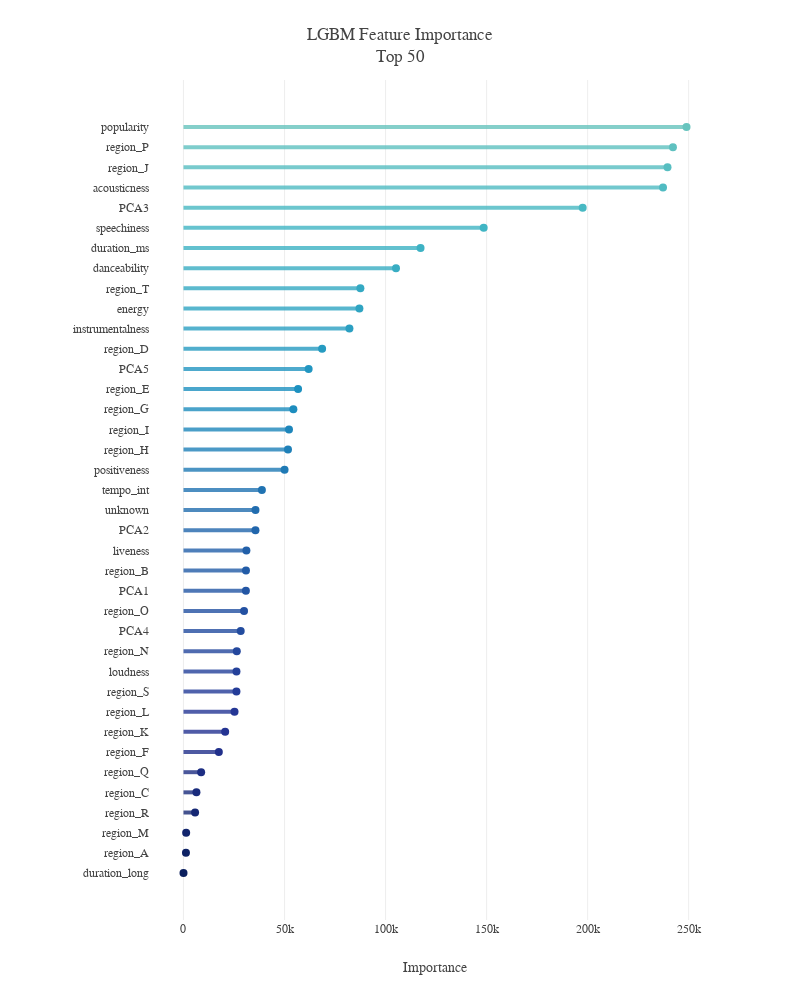

Notebook code for this chart:
### Code cell
top = 50

feature_importance_df['avg'] = feature_importance_df.mean(axis=1)
feature_importance_top = feature_importance_df.avg.nlargest(top).sort_values(ascending=True)

pal=sns.color_palette("YlGnBu", 65).as_hex()
fig=go.Figure()
for i in range(len(feature_importance_top.index)):
    fig.add_shape(dict(type="line", y0=i, y1=i, x0=0, x1=feature_importance_top[i],
                       line_color=pal[::-1][i],opacity=0.8,line_width=4))

fig.add_trace(go.Scatter(x=feature_importance_top, y=feature_importance_top.index, mode='markers',
                         marker_color=pal[::-1], marker_size=8,
                         hovertemplate='%{y} Importance = %{x:.0f}<extra></extra>'))

fig.update_layout(template=plotly_template,title=f'LGBM Feature Importance<br>Top {top}',
                  margin=dict(l=150,t=80),
                  xaxis=dict(title='Importance', zeroline=False),
                  yaxis_showgrid=False, height=1000, width=800)
fig.show()

### Figure 1 — Plotly figure (JSON) as saved in the notebook; plotly's stock layout.template omitted (floating-point values rounded to 4 significant figures)
{"data": [{"hovertemplate": "%{y} Importance = %{x:.0f}<extra></extra>", "marker": {"color": ["#0b1f5e", "#0e2265", "#12256d", "#162874", "#192b7c", "#1d2e83", "#21308b", "#243392", "#253795", "#243c98", "#24419a", "#24479d", "#234c9f", "#2351a2", "#2356a4", "#225ca7", "#2260a9", "#2166ac", "#216daf", "#2073b2", "#1f7ab5", "#1f80b8", "#1e86bb", "#1d8dbe", "#1d91c0", "#2296c1", "#269bc1", "#2b9fc2", "#2fa4c2", "#34a9c3", "#39adc3", "#3db2c4", "#40b5c4", "#48b9c3", "#50bbc2", "#57bec1", "#5fc1c0", "#67c4be", "#6fc7bd", "#76cabc", "#7ecdbb", "#85cfba", "#8ed3ba", "#97d6b9", "#a0dab8", "#a9ddb7", "#b2e1b6", "#bbe4b5", "#c4e8b4", "#c9eab4", "#ceecb3", "#d3eeb3", "#d7efb3", "#dcf1b2", "#e1f3b2", "#e6f5b2", "#eaf7b1", "#edf8b2", "#f0f9b7", "#f2fabc", "#f4fbc1", "#f7fcc6", "#f9fdcb", "#fbfdd0", "#fdfed5"], "size": 8}, "mode": "markers", "type": "scatter", "x": [6.616, 1219.0, 1320.0, 5741.0, 6405.0, 8734.0, 17490.0, 20630.0, 25260.0, 26200.0, 26220.0, 26380.0, 28320.0, 29970.0, 30880.0, 30930.0, 31130.0, 35620.0, 35630.0, 38800.0, 50020.0, 51710.0, 52210.0, 54380.0, 56710.0, 61920.0, 68600.0, 82120.0, 87060.0, 87550.0, 105200.0, 117300.0, 148600.0, 197600.0, 237300.0, 239500.0, 242200.0, 248900.0], "y": ["duration_long", "region_A", "region_M", "region_R", "region_C", "region_Q", "region_F", "region_K", "region_L", "region_S", "loudness", "region_N", "PCA4", "region_O", "PCA1", "region_B", "liveness", "PCA2", "unknown", "tempo_int", "positiveness", "region_H", "region_I", "region_G", "region_E", "PCA5", "region_D", "instrumentalness", "energy", "region_T", "danceability", "duration_ms", "speechiness", "PCA3", "acousticness", "region_J", "region_P", "popularity"]}], "layout": {"height": 1000, "margin": {"l": 150, "t": 80}, "shapes": [{"line": {"color": "#0b1f5e", "width": 4}, "opacity": 0.8, "type": "line", "x0": 0, "x1": 6.616, "y0": 0, "y1": 0}, {"line": {"color": "#0e2265", "width": 4}, "opacity": 0.8, "type": "line", "x0": 0, "x1": 1219.0, "y0": 1, "y1": 1}, {"line": {"color": "#12256d", "width": 4}, "opacity": 0.8, "type": "line", "x0": 0, "x1": 1320.0, "y0": 2, "y1": 2}, {"line": {"color": "#162874", "width": 4}, "opacity": 0.8, "type": "line", "x0": 0, "x1": 5741.0, "y0": 3, "y1": 3}, {"line": {"color": "#192b7c", "width": 4}, "opacity": 0.8, "type": "line", "x0": 0, "x1": 6405.0, "y0": 4, "y1": 4}, {"line": {"color": "#1d2e83", "width": 4}, "opacity": 0.8, "type": "line", "x0": 0, "x1": 8734.0, "y0": 5, "y1": 5}, {"line": {"color": "#21308b", "width": 4}, "opacity": 0.8, "type": "line", "x0": 0, "x1": 17490.0, "y0": 6, "y1": 6}, {"line": {"color": "#243392", "width": 4}, "opacity": 0.8, "type": "line", "x0": 0, "x1": 20630.0, "y0": 7, "y1": 7}, {"line": {"color": "#253795", "width": 4}, "opacity": 0.8, "type": "line", "x0": 0, "x1": 25260.0, "y0": 8, "y1": 8}, {"line": {"color": "#243c98", "width": 4}, "opacity": 0.8, "type": "line", "x0": 0, "x1": 26200.0, "y0": 9, "y1": 9}, {"line": {"color": "#24419a", "width": 4}, "opacity": 0.8, "type": "line", "x0": 0, "x1": 26220.0, "y0": 10, "y1": 10}, {"line": {"color": "#24479d", "width": 4}, "opacity": 0.8, "type": "line", "x0": 0, "x1": 26380.0, "y0": 11, "y1": 11}, {"line": {"color": "#234c9f", "width": 4}, "opacity": 0.8, "type": "line", "x0": 0, "x1": 28320.0, "y0": 12, "y1": 12}, {"line": {"color": "#2351a2", "width": 4}, "opacity": 0.8, "type": "line", "x0": 0, "x1": 29970.0, "y0": 13, "y1": 13}, {"line": {"color": "#2356a4", "width": 4}, "opacity": 0.8, "type": "line", "x0": 0, "x1": 30880.0, "y0": 14, "y1": 14}, {"line": {"color": "#225ca7", "width": 4}, "opacity": 0.8, "type": "line", "x0": 0, "x1": 30930.0, "y0": 15, "y1": 15}, {"line": {"color": "#2260a9", "width": 4}, "opacity": 0.8, "type": "line", "x0": 0, "x1": 31130.0, "y0": 16, "y1": 16}, {"line": {"color": "#2166ac", "width": 4}, "opacity": 0.8, "type": "line", "x0": 0, "x1": 35620.0, "y0": 17, "y1": 17}, {"line": {"color": "#216daf", "width": 4}, "opacity": 0.8, "type": "line", "x0": 0, "x1": 35630.0, "y0": 18, "y1": 18}, {"line": {"color": "#2073b2", "width": 4}, "opacity": 0.8, "type": "line", "x0": 0, "x1": 38800.0, "y0": 19, "y1": 19}, {"line": {"color": "#1f7ab5", "width": 4}, "opacity": 0.8, "type": "line", "x0": 0, "x1": 50020.0, "y0": 20, "y1": 20}, {"line": {"color": "#1f80b8", "width": 4}, "opacity": 0.8, "type": "line", "x0": 0, "x1": 51710.0, "y0": 21, "y1": 21}, {"line": {"color": "#1e86bb", "width": 4}, "opacity": 0.8, "type": "line", "x0": 0, "x1": 52210.0, "y0": 22, "y1": 22}, {"line": {"color": "#1d8dbe", "width": 4}, "opacity": 0.8, "type": "line", "x0": 0, "x1": 54380.0, "y0": 23, "y1": 23}, {"line": {"color": "#1d91c0", "width": 4}, "opacity": 0.8, "type": "line", "x0": 0, "x1": 56710.0, "y0": 24, "y1": 24}, {"line": {"color": "#2296c1", "width": 4}, "opacity": 0.8, "type": "line", "x0": 0, "x1": 61920.0, "y0": 25, "y1": 25}, {"line": {"color": "#269bc1", "width": 4}, "opacity": 0.8, "type": "line", "x0": 0, "x1": 68600.0, "y0": 26, "y1": 26}, {"line": {"color": "#2b9fc2", "width": 4}, "opacity": 0.8, "type": "line", "x0": 0, "x1": 82120.0, "y0": 27, "y1": 27}, {"line": {"color": "#2fa4c2", "width": 4}, "opacity": 0.8, "type": "line", "x0": 0, "x1": 87060.0, "y0": 28, "y1": 28}, {"line": {"color": "#34a9c3", "width": 4}, "opacity": 0.8, "type": "line", "x0": 0, "x1": 87550.0, "y0": 29, "y1": 29}, {"line": {"color": "#39adc3", "width": 4}, "opacity": 0.8, "type": "line", "x0": 0, "x1": 105200.0, "y0": 30, "y1": 30}, {"line": {"color": "#3db2c4", "width": 4}, "opacity": 0.8, "type": "line", "x0": 0, "x1": 117300.0, "y0": 31, "y1": 31}, {"line": {"color": "#40b5c4", "width": 4}, "opacity": 0.8, "type": "line", "x0": 0, "x1": 148600.0, "y0": 32, "y1": 32}, {"line": {"color": "#48b9c3", "width": 4}, "opacity": 0.8, "type": "line", "x0": 0, "x1": 197600.0, "y0": 33, "y1": 33}, {"line": {"color": "#50bbc2", "width": 4}, "opacity": 0.8, "type": "line", "x0": 0, "x1": 237300.0, "y0": 34, "y1": 34}, {"line": {"color": "#57bec1", "width": 4}, "opacity": 0.8, "type": "line", "x0": 0, "x1": 239500.0, "y0": 35, "y1": 35}, {"line": {"color": "#5fc1c0", "width": 4}, "opacity": 0.8, "type": "line", "x0": 0, "x1": 242200.0, "y0": 36, "y1": 36}, {"line": {"color": "#67c4be", "width": 4}, "opacity": 0.8, "type": "line", "x0": 0, "x1": 248900.0, "y0": 37, "y1": 37}], "title": {"text": "LGBM Feature Importance<br>Top 50"}, "width": 800, "xaxis": {"title": {"text": "Importance"}, "zeroline": false}, "yaxis": {"showgrid": false}}}
